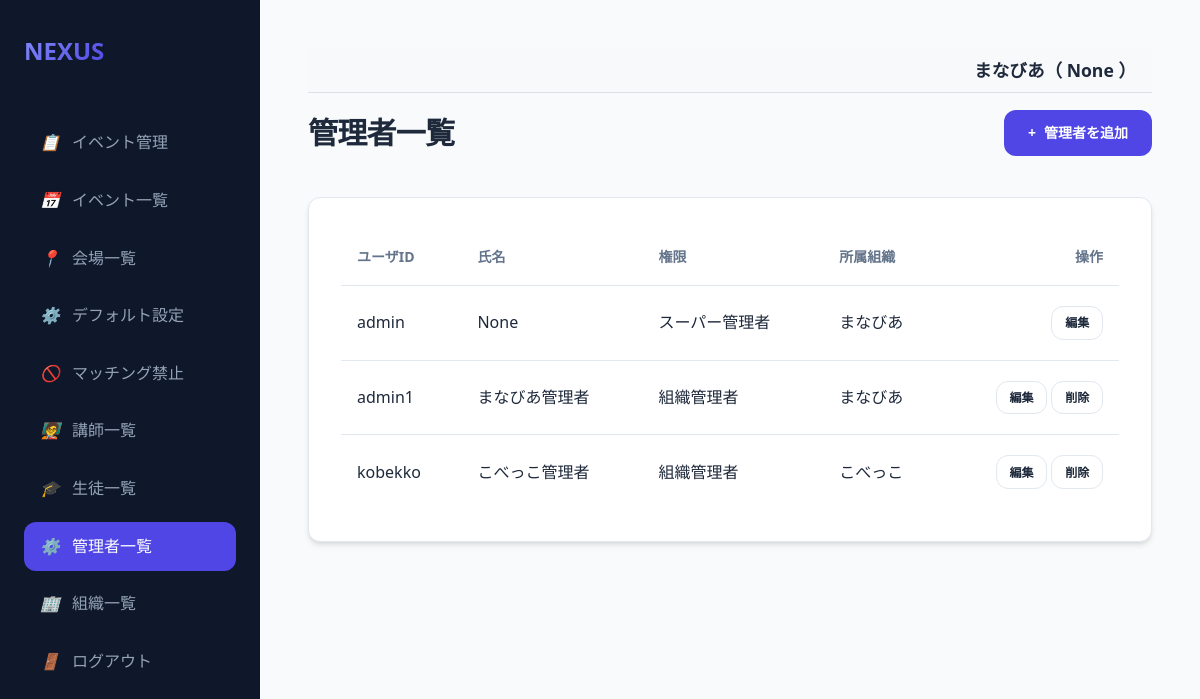
Page /users (signed in) on the earlier database version.
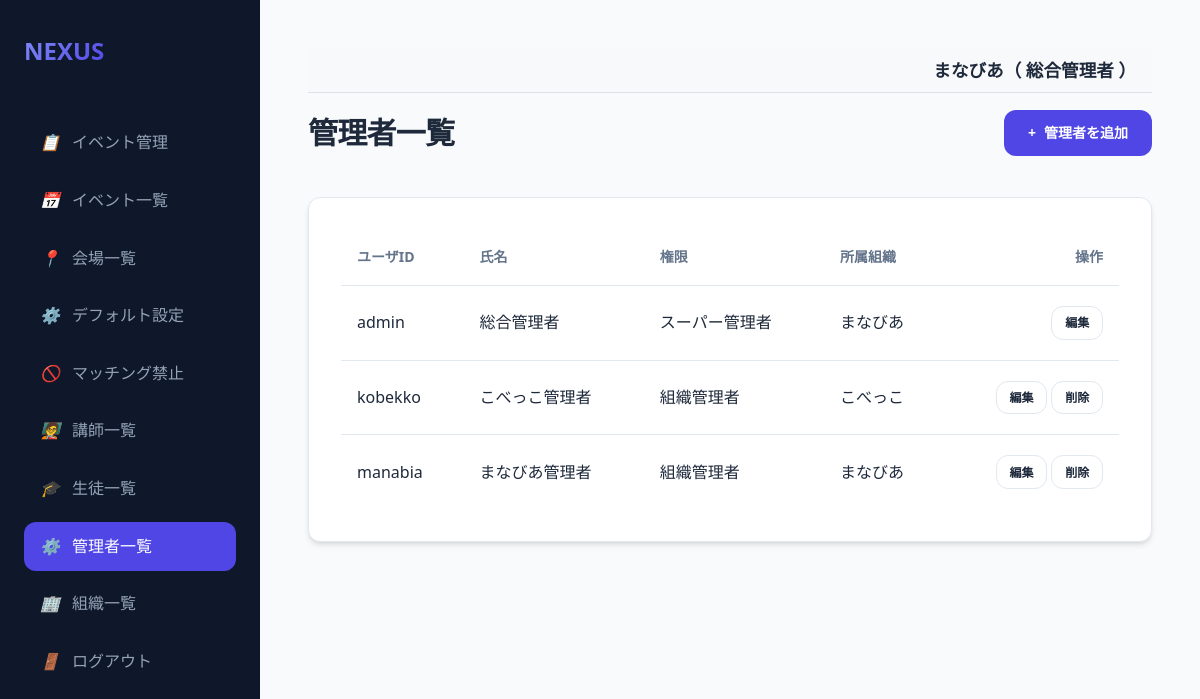
Same page on the later database version.
### models.py (models this page shows, shortened)
class User(db.Model):
    id = db.Column(db.Integer, primary_key=True)
    username = db.Column(db.String(50), unique=True, nullable=False)
    name = db.Column(db.String(50), nullable=True)
    password_hash = db.Column(db.String(128), nullable=False)
    is_admin = db.Column(db.Boolean, default=False)
    is_super_admin = db.Column(db.Boolean, default=False)
    is_org_admin = db.Column(db.Boolean, default=False)
    organization_id = db.Column(db.Integer, db.ForeignKey('organization.id'), nullable=True)
    organization = db.relationship('Organization', backref='users')
    teacher_record = db.relationship('Teacher', back_populates='user', uselist=False)
    student_record = db.relationship('Student', back_populates='user', uselist=False)

class Organization(db.Model):
    id = db.Column(db.Integer, primary_key=True)
    name = db.Column(db.String(100), nullable=False)

### app.py (the view)
@app.route('/users')
@admin_required
def users():
    if not User.query.get(session['user_id']).is_super_admin:
        abort(403)
    users = User.query.filter(db.or_(User.is_admin==True, User.is_super_admin==True)).all()
    return render_template('users.html', users=users)

### app.py (called while the page is built)
@app.context_processor
def inject_user():
    user = None
    if 'user_id' in session:
        user = User.query.get(session['user_id'])
    return dict(current_user=user)

def admin_required(f):
    @wraps(f)
    def decorated_function(*args, **kwargs):
        if 'user_id' not in session:
            return redirect(url_for('login'))
        user = User.query.get(session['user_id'])
        if not user or not user.is_admin:
            abort(403)
        return f(*args, **kwargs)
    return decorated_function

### templates/users.html
{% extends "base.html" %}
{% block content %}
<div class="header">
    <h1>管理者一覧</h1>
    <a href="{{ url_for('user_edit', id=0) }}" class="btn btn-primary">
        <span>+</span> 管理者を追加
    </a>
</div>
<div class="card">
    <div class="table-container">
        <table>
            <thead>
                <tr>
                    <th>ユーザID</th>
                    <th>氏名</th>
                    <th>権限</th>
                    <th>所属組織</th>
                    <th style="text-align: right;">操作</th>
                </tr>
            </thead>
            <tbody>
                {% for user in users %}
                <tr>
                    <td>{{ user.username }}</td>
                    <td>{{ user.name if user.name else '-' }}</td>
                    <td>{{ 'スーパー管理者' if user.is_super_admin else ('組織管理者' if user.is_org_admin else '管理者') }}</td>
                    <td>{{ user.organization.name if user.organization else '-' }}</td>
                    <td style="text-align: right;">
                        <a href="{{ url_for('user_edit', id=user.id) }}" class="btn btn-outline" style="padding: 0.4rem 0.8rem; font-size: 0.75rem;">編集</a>
                        {% if user.id != session['user_id'] %}
                        <a href="{{ url_for('user_delete', id=user.id) }}" class="btn btn-outline btn-danger" style="padding: 0.4rem 0.8rem; font-size: 0.75rem;" onclick="return confirm('本当に削除しますか？')">削除</a>
                        {% endif %}
                    </td>
                </tr>
                {% endfor %}
            </tbody>
        </table>
    </div>
</div>
{% endblock %}

### templates/base.html (shortened to what this page needs)
<!DOCTYPE html>
<html lang="ja">
<head>
    <link rel="stylesheet" href="{{ url_for('static', filename='style.css') }}">
</head>
<body>
<aside class="sidebar">
    <a href="/" class="logo">
        <span>NEXUS</span>
    </a>
    <nav class="nav-links">
        {% if current_user.is_admin %}
        <a href="/events" class="nav-item {{ 'active' if request.path == '/events' }}">
            <i>📋</i> イベント管理
        </a>
        <a href="/event/select" class="nav-item {{ 'active' if request.path == '/event/select' }}">
            <i>📅</i> イベント一覧
        </a>
        <a href="/venues" class="nav-item {{ 'active' if request.path == '/venues' }}">
            <i>📍</i> 会場一覧
        </a>
        <a href="/settings" class="nav-item {{ 'active' if request.path == '/settings' }}">
            <i>⚙️</i> デフォルト設定
        </a>
        <a href="/prohibited_matches" class="nav-item {{ 'active' if request.path == '/prohibited_matches' }}">
            <i>🚫</i> マッチング禁止
        </a>
        {% if session.get('selected_event_name', '')|trim == '学習会' and session.get('selected_event_status', '')|trim == '実施後' %}
        <a href="/evaluation/teacher" class="nav-item {{ 'active' if request.path == '/evaluation/teacher' }}">
            <i>🧑‍🏫</i> 講師による評価
        </a>
        <a href="/evaluation/student" class="nav-item {{ 'active' if request.path == '/evaluation/student' }}">
            <i>🎓</i> 生徒の感想
        </a>
        {% else %}
        <a href="/teachers" class="nav-item {{ 'active' if request.path == '/teachers' }}">
            <i>🧑‍🏫</i> 講師一覧
        </a>
        <a href="/students" class="nav-item {{ 'active' if request.path == '/students' }}">
            <i>🎓</i> 生徒一覧
        </a>
        {% endif %}
        {% if current_user.is_super_admin %}
        <a href="/users" class="nav-item {{ 'active' if request.path == '/users' }}">
            <i>⚙️</i> 管理者一覧
        </a>
        <a href="/organizations" class="nav-item {{ 'active' if request.path == '/organizations' }}">
            <i>🏢</i> 組織一覧
        </a>
        {% endif %}
        {% endif %}
        <a href="{{ url_for('logout') }}" class="nav-item">
            <i>🚪</i> ログアウト
        </a>
    </nav>
</aside>
<main class="main-content">
    {% if current_user %}
    <div style="background-color: #f8f9fa; padding: 0.5rem 1rem; margin-bottom: 1rem; border-bottom: 1px solid #dee2e6; text-align: right; font-size: 1.1rem; font-weight: bold;">
        {{ current_user.organization.name if current_user.organization else '組織なし' }}（
        {% if current_user.name %}
            {{ current_user.name }}
        {% elif current_user.teacher_record %}
            {{ current_user.teacher_record.name }}
        {% elif current_user.student_record %}
            {{ current_user.student_record.name }}
        {% else %}
            {{ current_user.username }}
        {% endif %}
        ）
    </div>
    {% endif %}
    {% block content %}{% endblock %}
</main>
</body>
</html>

Differences in the rows shown:
removed User: username "admin1", name "まなびあ管理者", is_super_admin+is_org_admin "組織管理者", organization "まなびあ"
changed User "admin": name "None" → "総合管理者"
added User: username "manabia", name "まなびあ管理者", is_super_admin+is_org_admin "組織管理者", organization "まなびあ"
